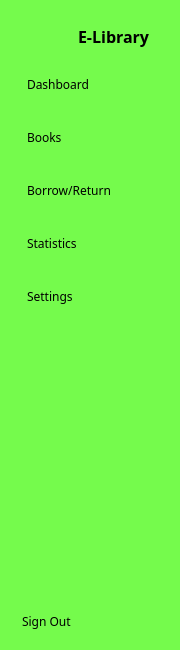
     <widget class="QWidget" name="icons_names_widget" native="true">
      <property name="minimumSize">
       <size>
        <width>145</width>
        <height>650</height>
       </size>
      </property>
      <property name="maximumSize">
       <size>
        <width>180</width>
        <height>650</height>
       </size>
      </property>
      <property name="styleSheet">
       <string notr="true">QWidget{
	background-color: rgb(117, 251, 76);
}

QPushButton{
	text-align:left;
	border:none;
}
QPushButton:checked{
	
	background-color: rgb(0, 0, 0);
	color: rgb(117, 251, 76);
	font-weight:bold;
	border-top-left-radius: 10px;
	border-bottom-left-radius: 10px;
}</string>
      </property>
      <layout class="QGridLayout" name="gridLayout">
       <item row="3" column="0">
        <widget class="QPushButton" name="off_2">
         <property name="minimumSize">
          <size>
           <width>120</width>
           <height>35</height>
          </size>
         </property>
         <property name="maximumSize">
          <size>
           <width>120</width>
           <height>35</height>
          </size>
         </property>
         <property name="font">
          <font>
           <family>Sitka</family>
          </font>
         </property>
         <property name="text">
          <string>Sign Out</string>
         </property>
         <property name="icon">
          <iconset resource="resources.qrc">
           <normaloff>:/icons/power_settings_icon.svg</normaloff>
           <normalon>:/icons/green_power_settings_icon.svg</normalon>:/icons/power_settings_icon.svg</iconset>
         </property>
         <property name="checkable">
          <bool>true</bool>
         </property>
         <property name="autoExclusive">
          <bool>true</bool>
         </property>
        </widget>
       </item>
       <item row="1" column="0">
        <layout class="QVBoxLayout" name="verticalLayout_2">
         <property name="spacing">
          <number>18</number>
         </property>
         <property name="leftMargin">
          <number>5</number>
         </property>
         <item>
          <widget class="QPushButton" name="dashboard_2">
           <property name="minimumSize">
            <size>
             <width>130</width>
             <height>35</height>
            </size>
           </property>
           <property name="maximumSize">
            <size>
             <width>130</width>
             <height>35</height>
            </size>
           </property>
           <property name="font">
            <font>
             <family>Sitka</family>
            </font>
           </property>
           <property name="text">
            <string>Dashboard</string>
           </property>
           <property name="icon">
            <iconset resource="resources.qrc">
             <normaloff>:/icons/home_icon.svg</normaloff>
             <normalon>:/icons/green_home_icon.svg</normalon>:/icons/home_icon.svg</iconset>
           </property>
           <property name="iconSize">
            <size>
             <width>25</width>
             <height>25</height>
            </size>
           </property>
           <property name="checkable">
            <bool>true</bool>
           </property>
           <property name="autoExclusive">
            <bool>true</bool>
           </property>
          </widget>
         </item>
         <item>
          <widget class="QPushButton" name="books_2">
           <property name="minimumSize">
            <size>
             <width>130</width>
             <height>35</height>
            </size>
           </property>
           <property name="maximumSize">
            <size>
             <width>130</width>
             <height>35</height>
            </size>
           </property>
           <property name="font">
            <font>
             <family>Sitka</family>
            </font>
           </property>
           <property name="text">
            <string>Books</string>
           </property>
           <property name="icon">
            <iconset resource="resources.qrc">
             <normaloff>:/icons/books_icon.svg</normaloff>
             <normalon>:/icons/green_library_books.svg</normalon>:/icons/books_icon.svg</iconset>
           </property>
           <property name="iconSize">
            <size>
             <width>25</width>
             <height>25</height>
            </size>
           </property>
           <property name="checkable">
            <bool>true</bool>
           </property>
           <property name="autoExclusive">
            <bool>true</bool>
           </property>
          </widget>
         </item>
         <item>
          <widget class="QPushButton" name="return_borrow_2">
           <property name="minimumSize">
            <size>
             <width>130</width>
             <height>35</height>
            </size>
           </property>
           <property name="maximumSize">
            <size>
             <width>130</width>
             <height>35</height>
            </size>
           </property>
           <property name="font">
            <font>
             <family>Sitka</family>
            </font>
           </property>
           <property name="text">
            <string>Borrow/Return</string>
           </property>
           <property name="icon">
            <iconset resource="resources.qrc">
             <normaloff>:/icons/return_borrow_icon.svg</normaloff>
             <normalon>:/icons/green_cycle_icon.svg</normalon>:/icons/return_borrow_icon.svg</iconset>
           </property>
           <property name="iconSize">
            <size>
             <width>25</width>
             <height>25</height>
            </size>
           </property>
           <property name="checkable">
            <bool>true</bool>
           </property>
           <property name="autoExclusive">
            <bool>true</bool>
           </property>
          </widget>
         </item>
         <item>
          <widget class="QPushButton" name="stats_2">
           <property name="minimumSize">
            <size>
             <width>130</width>
             <height>35</height>
            </size>
           </property>
           <property name="maximumSize">
            <size>
             <width>130</width>
             <height>35</height>
            </size>
           </property>
           <property name="font">
            <font>
             <family>Sitka</family>
            </font>
           </property>
           <property name="text">
            <string>Statistics</string>
           </property>
           <property name="icon">
            <iconset resource="resources.qrc">
             <normaloff>:/icons/stats_icon.svg</normaloff>
             <normalon>:/icons/green_stats_icon.svg</normalon>:/icons/stats_icon.svg</iconset>
           </property>
           <property name="iconSize">
            <size>
             <width>25</width>
             <height>25</height>
            </size>
           </property>
           <property name="checkable">
            <bool>true</bool>
           </property>
           <property name="autoExclusive">
            <bool>true</bool>
           </property>
          </widget>
         </item>
         <item>
          <widget class="QPushButton" name="settings_2">
           <property name="minimumSize">
            <size>
             <width>130</width>
             <height>35</height>
            </size>
           </property>
           <property name="maximumSize">
            <size>
             <width>130</width>
             <height>35</height>
            </size>
           </property>
           <property name="font">
            <font>
             <family>Sitka</family>
            </font>
           </property>
           <property name="text">
            <string>Settings</string>
           </property>
           <property name="icon">
            <iconset resource="resources.qrc">
             <normaloff>:/icons/settings_icon.svg</normaloff>
             <normalon>:/icons/green_settings_icon.svg</normalon>:/icons/settings_icon.svg</iconset>
           </property>
           <property name="iconSize">
            <size>
             <width>25</width>
             <height>25</height>
            </size>
           </property>
           <property name="checkable">
            <bool>true</bool>
           </property>
           <property name="autoExclusive">
            <bool>true</bool>
           </property>
          </widget>
         </item>
        </layout>
       </item>
       <item row="2" column="0">
        <spacer name="verticalSpacer_2">
         <property name="orientation">
          <enum>Qt::Orientation::Vertical</enum>
         </property>
         <property name="sizeHint" stdset="0">
          <size>
           <width>20</width>
           <height>224</height>
          </size>
         </property>
        </spacer>
       </item>
       <item row="0" column="0">
        <layout class="QGridLayout" name="gridLayout_2">
         <item row="0" column="0">
          <widget class="QPushButton" name="user_2">
           <property name="minimumSize">
            <size>
             <width>50</width>
             <height>50</height>
            </size>
           </property>
           <property name="maximumSize">
            <size>
             <width>50</width>
             <height>50</height>
            </size>
           </property>
           <property name="text">
            <string/>
           </property>
           <property name="icon">
            <iconset resource="resources.qrc">
             <normaloff>:/icons/account_icon.svg</normaloff>:/icons/account_icon.svg</iconset>
           </property>
           <property name="iconSize">
            <size>
             <width>30</width>
             <height>30</height>
            </size>
           </property>
          </widget>
         </item>
         <item row="0" column="1">
          <widget class="QLabel" name="label_3">
           <property name="font">
            <font>
             <family>Sitka</family>
             <pointsize>12</pointsize>
             <bold>true</bold>
            </font>
           </property>
           <property name="text">
            <string>E-Library</string>
           </property>
          </widget>
         </item>
        </layout>
       </item>
      </layout>
     </widget>
